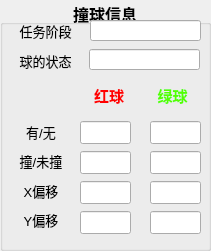
   <widget class="QGroupBox" name="groupBox_4">
    <property name="geometry">
     <rect>
      <x>650</x>
      <y>20</y>
      <width>211</width>
      <height>251</height>
     </rect>
    </property>
    <property name="font">
     <font>
      <pointsize>12</pointsize>
      <weight>75</weight>
      <bold>true</bold>
     </font>
    </property>
    <property name="title">
     <string>撞球信息</string>
    </property>
    <property name="alignment">
     <set>Qt::AlignCenter</set>
    </property>
    <widget class="QLineEdit" name="BallMisionEdit">
     <property name="geometry">
      <rect>
       <x>90</x>
       <y>20</y>
       <width>111</width>
       <height>21</height>
      </rect>
     </property>
     <property name="font">
      <font>
       <pointsize>10</pointsize>
       <weight>50</weight>
       <bold>false</bold>
      </font>
     </property>
     <property name="readOnly">
      <bool>true</bool>
     </property>
    </widget>
    <widget class="QLineEdit" name="lineEdit_roll_5">
     <property name="geometry">
      <rect>
       <x>89</x>
       <y>49</y>
       <width>111</width>
       <height>21</height>
      </rect>
     </property>
     <property name="font">
      <font>
       <pointsize>10</pointsize>
      </font>
     </property>
    </widget>
    <widget class="QLabel" name="label_8">
     <property name="geometry">
      <rect>
       <x>10</x>
       <y>50</y>
       <width>71</width>
       <height>21</height>
      </rect>
     </property>
     <property name="font">
      <font>
       <pointsize>10</pointsize>
       <weight>50</weight>
       <bold>false</bold>
      </font>
     </property>
     <property name="text">
      <string>球的状态</string>
     </property>
     <property name="alignment">
      <set>Qt::AlignCenter</set>
     </property>
    </widget>
    <widget class="QLabel" name="label_26">
     <property name="geometry">
      <rect>
       <x>10</x>
       <y>20</y>
       <width>71</width>
       <height>21</height>
      </rect>
     </property>
     <property name="font">
      <font>
       <pointsize>10</pointsize>
       <weight>50</weight>
       <bold>false</bold>
      </font>
     </property>
     <property name="text">
      <string>任务阶段</string>
     </property>
     <property name="alignment">
      <set>Qt::AlignCenter</set>
     </property>
    </widget>
    <widget class="QWidget" name="layoutWidget">
     <property name="geometry">
      <rect>
       <x>80</x>
       <y>80</y>
       <width>121</width>
       <height>31</height>
      </rect>
     </property>
     <layout class="QHBoxLayout" name="horizontalLayout_14">
      <item>
       <widget class="QLabel" name="label_18">
        <property name="font">
         <font>
          <pointsize>11</pointsize>
         </font>
        </property>
        <property name="text">
         <string>&lt;html&gt;&lt;head/&gt;&lt;body&gt;&lt;p&gt;&lt;span style=&quot; color:#ff0000;&quot;&gt;红球&lt;/span&gt;&lt;/p&gt;&lt;/body&gt;&lt;/html&gt;</string>
        </property>
        <property name="alignment">
         <set>Qt::AlignCenter</set>
        </property>
       </widget>
      </item>
      <item>
       <widget class="QLabel" name="label_20">
        <property name="font">
         <font>
          <pointsize>11</pointsize>
         </font>
        </property>
        <property name="text">
         <string>&lt;html&gt;&lt;head/&gt;&lt;body&gt;&lt;p&gt;&lt;span style=&quot; color:#55ff00;&quot;&gt;绿球&lt;/span&gt;&lt;/p&gt;&lt;/body&gt;&lt;/html&gt;</string>
        </property>
        <property name="alignment">
         <set>Qt::AlignCenter</set>
        </property>
       </widget>
      </item>
     </layout>
    </widget>
    <widget class="QWidget" name="layoutWidget">
     <property name="geometry">
      <rect>
       <x>10</x>
       <y>120</y>
       <width>62</width>
       <height>111</height>
      </rect>
     </property>
     <layout class="QVBoxLayout" name="verticalLayout_10">
      <item>
       <widget class="QLabel" name="label_22">
        <property name="font">
         <font>
          <pointsize>10</pointsize>
          <weight>50</weight>
          <bold>false</bold>
         </font>
        </property>
        <property name="text">
         <string>有/无</string>
        </property>
        <property name="alignment">
         <set>Qt::AlignCenter</set>
        </property>
       </widget>
      </item>
      <item>
       <widget class="QLabel" name="label_23">
        <property name="font">
         <font>
          <pointsize>10</pointsize>
          <weight>50</weight>
          <bold>false</bold>
         </font>
        </property>
        <property name="text">
         <string>撞/未撞</string>
        </property>
        <property name="alignment">
         <set>Qt::AlignCenter</set>
        </property>
       </widget>
      </item>
      <item>
       <widget class="QLabel" name="label_24">
        <property name="font">
         <font>
          <pointsize>10</pointsize>
          <weight>50</weight>
          <bold>false</bold>
         </font>
        </property>
        <property name="text">
         <string>X偏移</string>
        </property>
        <property name="alignment">
         <set>Qt::AlignCenter</set>
        </property>
       </widget>
      </item>
      <item>
       <widget class="QLabel" name="label_25">
        <property name="font">
         <font>
          <pointsize>10</pointsize>
          <weight>50</weight>
          <bold>false</bold>
         </font>
        </property>
        <property name="text">
         <string>Y偏移</string>
        </property>
        <property name="alignment">
         <set>Qt::AlignCenter</set>
        </property>
       </widget>
      </item>
     </layout>
    </widget>
    <widget class="QWidget" name="layoutWidget">
     <property name="geometry">
      <rect>
       <x>80</x>
       <y>120</y>
       <width>51</width>
       <height>115</height>
      </rect>
     </property>
     <layout class="QVBoxLayout" name="verticalLayout_9">
      <item>
       <widget class="QLineEdit" name="lineEdit_roll_2">
        <property name="font">
         <font>
          <pointsize>10</pointsize>
          <weight>50</weight>
          <bold>false</bold>
         </font>
        </property>
       </widget>
      </item>
      <item>
       <widget class="QLineEdit" name="lineEdit_roll_3">
        <property name="font">
         <font>
          <pointsize>10</pointsize>
          <weight>50</weight>
          <bold>false</bold>
         </font>
        </property>
       </widget>
      </item>
      <item>
       <widget class="QLineEdit" name="lineEdit_roll_4">
        <property name="font">
         <font>
          <pointsize>10</pointsize>
          <weight>50</weight>
          <bold>false</bold>
         </font>
        </property>
       </widget>
      </item>
      <item>
       <widget class="QLineEdit" name="lineEdit_roll_7">
        <property name="font">
         <font>
          <pointsize>10</pointsize>
          <weight>50</weight>
          <bold>false</bold>
         </font>
        </property>
       </widget>
      </item>
     </layout>
    </widget>
    <widget class="QWidget" name="layoutWidget">
     <property name="geometry">
      <rect>
       <x>150</x>
       <y>120</y>
       <width>51</width>
       <height>115</height>
      </rect>
     </property>
     <layout class="QVBoxLayout" name="verticalLayout_11">
      <item>
       <widget class="QLineEdit" name="lineEdit_roll_6">
        <property name="font">
         <font>
          <pointsize>10</pointsize>
          <weight>50</weight>
          <bold>false</bold>
         </font>
        </property>
       </widget>
      </item>
      <item>
       <widget class="QLineEdit" name="lineEdit_roll_8">
        <property name="font">
         <font>
          <pointsize>10</pointsize>
          <weight>50</weight>
          <bold>false</bold>
         </font>
        </property>
       </widget>
      </item>
      <item>
       <widget class="QLineEdit" name="lineEdit_roll_9">
        <property name="font">
         <font>
          <pointsize>10</pointsize>
          <weight>50</weight>
          <bold>false</bold>
         </font>
        </property>
       </widget>
      </item>
      <item>
       <widget class="QLineEdit" name="lineEdit_roll_10">
        <property name="font">
         <font>
          <pointsize>10</pointsize>
          <weight>50</weight>
          <bold>false</bold>
         </font>
        </property>
       </widget>
      </item>
     </layout>
    </widget>
   </widget>
